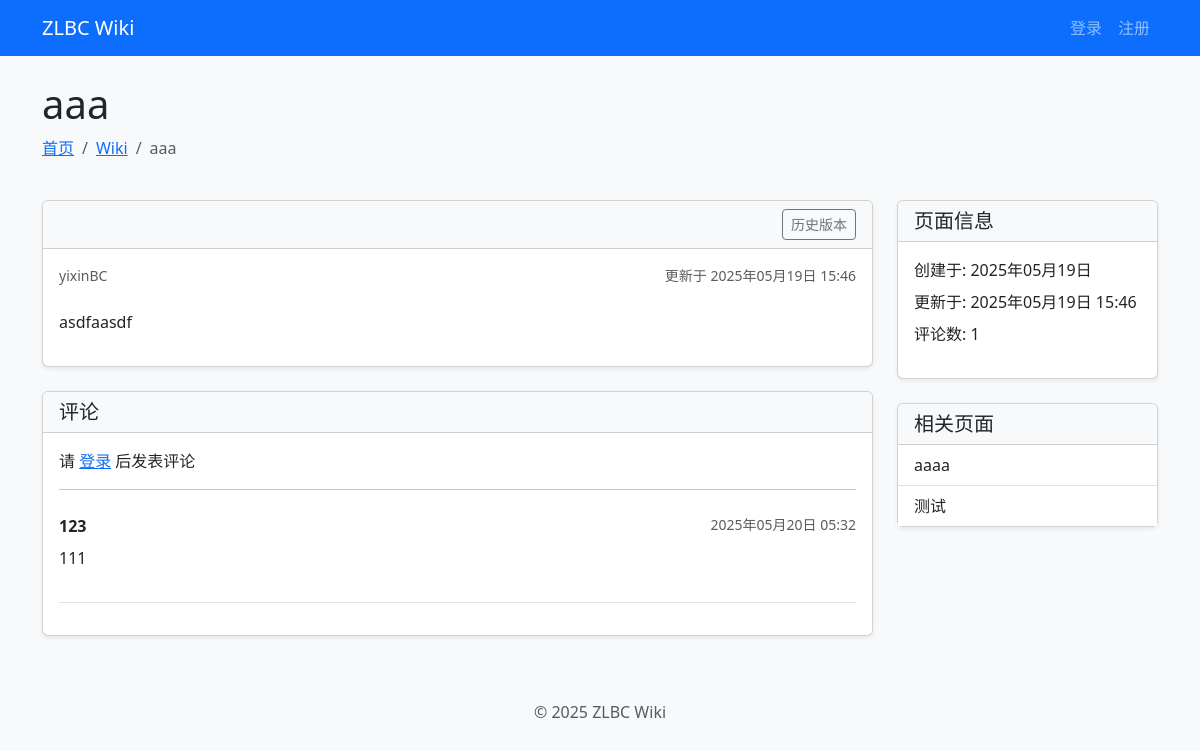
Page /wiki/asdfg/ on the committed database.
### wiki/models.py (models this page shows, shortened)
class Wiki(models.Model):
    id = models.AutoField(primary_key=True)
    title = models.CharField(max_length=200)
    slug = models.SlugField(max_length=200, unique=True, help_text="URL友好的标识符")
    content = models.TextField()
    category = models.ForeignKey(
        WikiCategory,
        on_delete=models.SET_NULL,
        null=True,
        blank=True,
        related_name="wikis",
    )
    tags = models.ManyToManyField(WikiTag, blank=True, related_name="wikis")
    creator = models.ForeignKey(
        settings.AUTH_USER_MODEL,
        on_delete=models.SET_NULL,
        null=True,
        related_name="created_wikis",
    )
    created_at = models.DateTimeField(auto_now_add=True)
    updated_at = models.DateTimeField(auto_now=True)
    class Meta:
        ordering = ["-updated_at"]

class WikiComment(models.Model):
    wiki = models.ForeignKey(Wiki, on_delete=models.CASCADE, related_name="comments")
    user = models.ForeignKey(
        settings.AUTH_USER_MODEL,
        on_delete=models.SET_NULL,
        null=True,
        related_name="wiki_comments",
    )
    content = models.TextField()
    parent = models.ForeignKey(
        "self", on_delete=models.CASCADE, null=True, blank=True, related_name="replies"
    )
    created_at = models.DateTimeField(auto_now_add=True)
    class Meta:
        ordering = ["created_at"]

### wiki/views.py (the view, shortened to what this page needs)
# urls.py: path("wiki/<slug:slug>/", wiki_views.wiki_detail, name="wiki_detail"),
def wiki_detail(request, slug):
    wiki = get_object_or_404(Wiki, slug=slug)
    has_view_permission = True
    has_edit_permission = False
    import markdown
    content_html = markdown.markdown(
        wiki.content,
        extensions=[
            "markdown.extensions.fenced_code",
            "markdown.extensions.tables",
            "markdown.extensions.toc",
        ],
    )
    related_wikis = (
        Wiki.objects.filter(
            models.Q(category=wiki.category) | models.Q(tags__in=wiki.tags.all())
        )
        .exclude(id=wiki.id)
        .distinct()[:5]
    )
    return render(
        request,
        "wiki/detail.html",
        {
            "wiki": wiki,
            "content_html": content_html,
            "has_view_permission": has_view_permission,
            "has_edit_permission": has_edit_permission,
            "related_wikis": related_wikis,
        },
    )

### templates/wiki/detail.html (shortened to what this page needs)
{% extends "base.html" %}
{% load django_bootstrap5 %}
{% block content %}
<div class="container">
    <div class="row mb-4">
        <div class="col">
            <h1 class="display-6">{{ wiki.title }}</h1>
            <nav aria-label="breadcrumb">
                <ol class="breadcrumb">
                    <li class="breadcrumb-item"><a href="{% url 'index' %}">首页</a></li>
                    <li class="breadcrumb-item"><a href="{% url 'wiki_list' %}">Wiki</a></li>
                    <li class="breadcrumb-item active">{{ wiki.title }}</li>
                </ol>
            </nav>
        </div>
    </div>
    <div class="row">
        <div class="col-md-9">
            <div class="card shadow-sm mb-4">
                <div class="card-header bg-light d-flex justify-content-between align-items-center">
                    <div class="btn-group btn-group-sm">
                        <a href="{% url 'wiki_history' wiki_id=wiki.id %}" class="btn btn-outline-secondary">
                             历史版本
                        </a>
                    </div>
                </div>
                <div class="card-body">
                    <div class="d-flex justify-content-between text-muted small mb-3">
                        <div>
                            {% if wiki.creator %}
                            {{ wiki.creator.username }}
                            {% else %}
                            匿名用户
                            {% endif %}
                        </div>
                        <div>
                             更新于 {{ wiki.updated_at|date:"Y年m月d日 H:i" }}
                        </div>
                    </div>
                    <div class="markdown-body mt-4">
                        {{ content_html|safe }}
                    </div>
                </div>
            </div>
            <div class="card shadow-sm">
                <div class="card-header bg-light">
                    <h5 class="mb-0">评论</h5>
                </div>
                <div class="card-body">
                    {% if user.is_authenticated %}
                    <form action="{% url 'add_comment' wiki_id=wiki.id %}" method="post">
                        {% csrf_token %}
                        <div class="mb-3">
                            <textarea name="content" class="form-control" rows="3" placeholder="添加评论..."></textarea>
                        </div>
                        <button type="submit" class="btn btn-primary">提交评论</button>
                    </form>
                    {% else %}
                    <p>请 <a href="{% url 'login' %}">登录</a> 后发表评论</p>
                    {% endif %}
                    <hr>
                    {% if wiki.comments.exists %}
                    <div class="comments mt-4">
                        {% for comment in wiki.comments.all %}
                        <div class="comment mb-3 pb-3 border-bottom">
                            <div class="d-flex justify-content-between">
                                <div class="fw-bold">
                                    {{ comment.user.username }}
                                </div>
                                <div class="text-muted small">
                                    {{ comment.created_at|date:"Y年m月d日 H:i" }}
                                </div>
                            </div>
                            <div class="mt-2">
                                {{ comment.content|linebreaks }}
                            </div>
                        </div>
                        {% endfor %}
                    </div>
                    {% else %}
                    <p class="text-muted">暂无评论</p>
                    {% endif %}
                </div>
            </div>
        </div>
        <div class="col-md-3">
            <div class="card shadow-sm mb-4">
                <div class="card-header bg-light">
                    <h5 class="card-title mb-0">页面信息</h5>
                </div>
                <div class="card-body">
                    <ul class="list-unstyled">
                        <li class="mb-2">
                             创建于: {{ wiki.created_at|date:"Y年m月d日" }}
                        </li>
                        <li class="mb-2">
                             更新于: {{ wiki.updated_at|date:"Y年m月d日 H:i" }}
                        </li>
                        <li>
                             评论数: {{ wiki.comments.count }}
                        </li>
                    </ul>
                </div>
            </div>
            <div class="card shadow-sm">
                <div class="card-header bg-light">
                    <h5 class="card-title mb-0">相关页面</h5>
                </div>
                <div class="card-body p-0">
                    <div class="list-group list-group-flush">
                        {% for related in related_wikis %}
                        <a href="{% url 'wiki_detail' slug=related.slug %}"
                            class="list-group-item list-group-item-action">
                            {{ related.title }}
                        </a>
                        {% empty %}
                        <div class="list-group-item">没有相关页面</div>
                        {% endfor %}
                    </div>
                </div>
            </div>
        </div>
    </div>
</div>
{% endblock %}

### templates/base.html (style rules this page uses)
body { background-color: #f8f9fa; }

### rows in the picture
Wiki: title "aaa", creator.username "yixinBC", updated_at "2025年05月19日 15:46", content "asdfaasdf", created_at "2025年05月19日", comments.count "1"
WikiComment: user.username "123", created_at "2025年05月20日 05:32", content "111"
Wiki: title "aaaa"
Wiki: title "测试"
